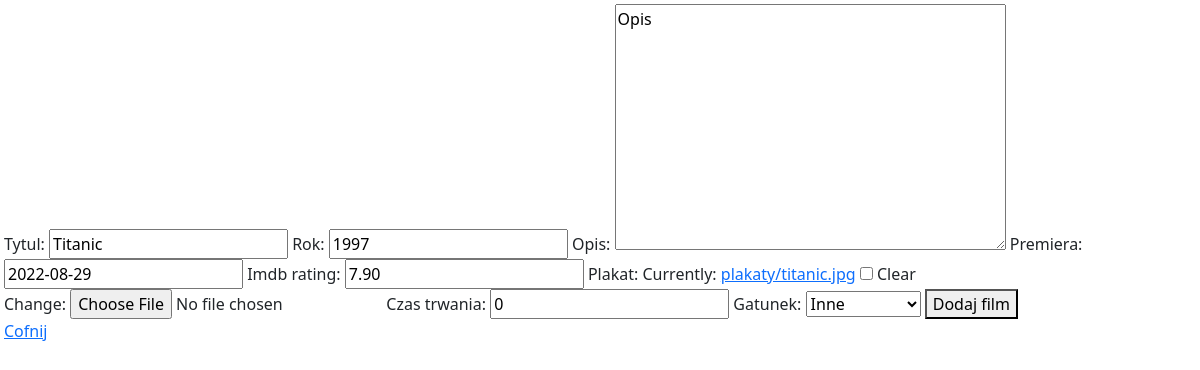
Page /filmy/edytuj/1 on the earlier database version.
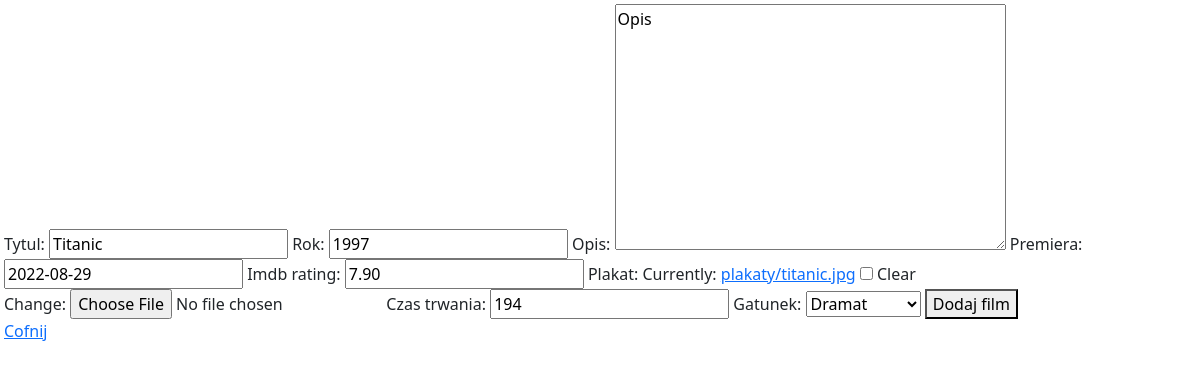
Same page on the later database version.
### filmyweb/models.py (models this page shows)
class DodatkoweInfo(models.Model):
    GATUNEK = {
        (0, "Inne"),
        (1, "Horror"),
        (2, "Komedia"),
        (3, "Sci-Fi"),
        (4, "Dramat"),
        (5, "Fantasy"),
        (6, "Animacja"),
        (7, "Biograficzny"),
    }
    czas_trwania = models.PositiveIntegerField(default=0)
    gatunek = models.PositiveSmallIntegerField(default=0, choices=GATUNEK)

### filmyweb/views.py (the view)
# urls.py: path("edytuj/<int:id>", edytuj_film, name="edytuj_film"),
def edytuj_film(request, id):
    film = get_object_or_404(Film, pk=id)
    try:
        dodatkowe = DodatkoweInfo.objects.get(film=film.id)
    except DodatkoweInfo.DoesNotExist:
        dodatkowe = None
    form_film = FilmForm(request.POST or None, request.FILES or None, instance=film)
    form_dodatkowe = DodatkoweInfoForm(request.POST or None, instance=dodatkowe)
    if all((form_film.is_valid(), form_dodatkowe.is_valid())):
        film = form_film.save(commit=False)
        dodatkowe_info = form_dodatkowe.save()
        film.dodatkowe = dodatkowe_info
        film.save()
        return redirect(wszystkie_filmy)
    return render(request, "film_form.html", {"form": form_film, "form_dodatkowe": form_dodatkowe})

### filmyweb/forms.py
class FilmForm(ModelForm):
    class Meta:
        model = Film
        fields = ["tytul", "rok", "opis", "premiera", "imdb_rating", "plakat"]

class DodatkoweInfoForm(ModelForm):
    class Meta:
        model = DodatkoweInfo
        fields = ["czas_trwania", "gatunek"]

### templates/film_form.html (shortened to what this page needs)
{% extends 'glowny.html'%}
{% load bootstrap %}
{% block strona %}
    <form method="post" enctype="multipart/form-data">
        {{ form|bootstrap }}
        {{ form_dodatkowe|bootstrap }}
        <button type="submit">Dodaj film</button>
    </form>
    <a href="{% url 'wszystkie_filmy' %}">Cofnij</a>
{% endblock %}

Differences in the rows shown:
added DodatkoweInfo: czas_trwania "194", gatunek "Dramat"
Other differences:
form field czas_trwania: "0" → (not shown)
form field gatunek: "Inne" → (not shown)
